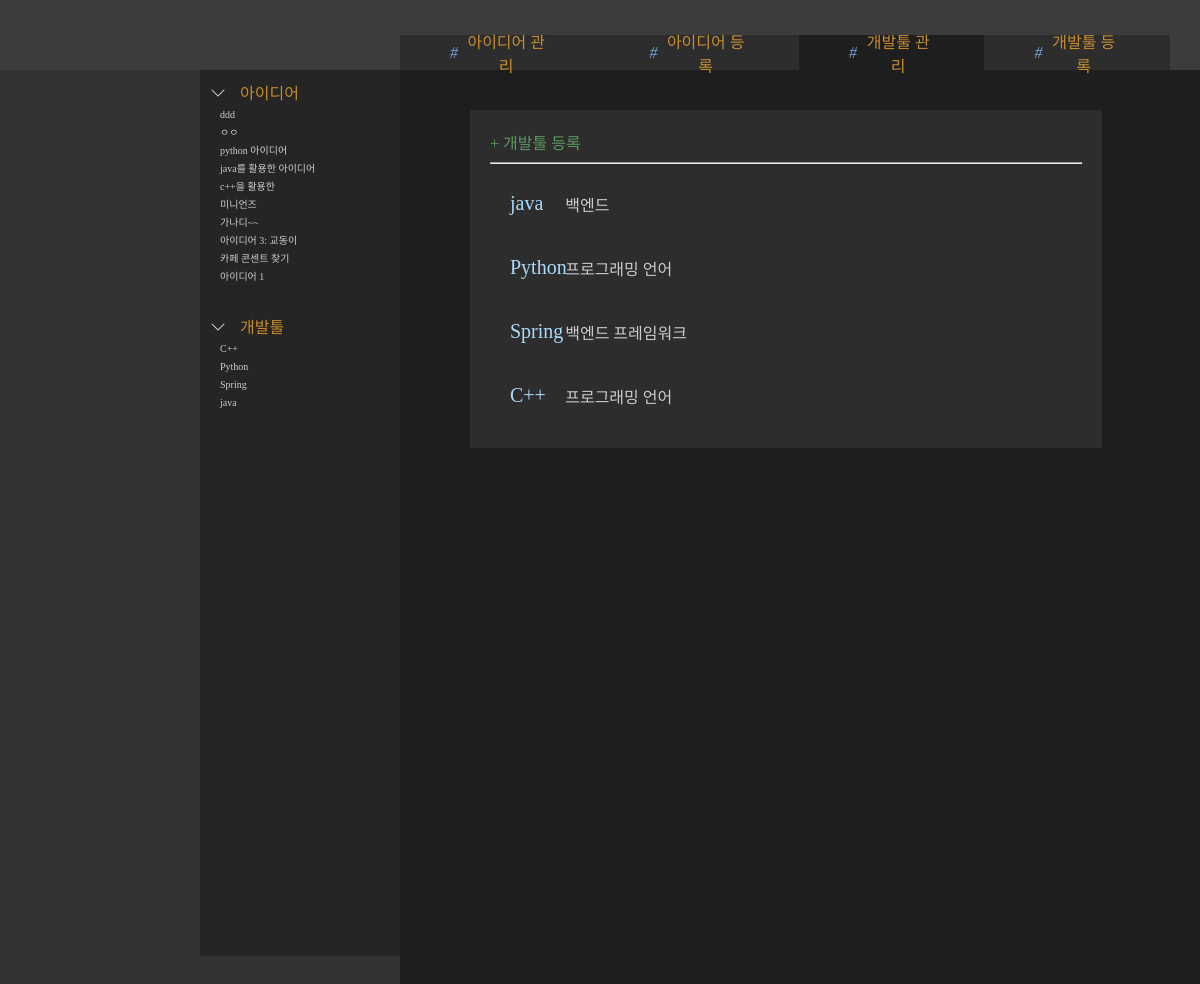
Screenshot of /devtools/ with the database file from the repository.
### ideaapp/models.py (models this page shows, shortened)
class Idea(models.Model):
    title = models.CharField(max_length=100)
    image = models.ImageField(upload_to="ideas/", blank=True, null=True)
    content = models.TextField()
    interest = models.IntegerField(default=0)
    devtool = models.ForeignKey( #하나의 아이디어는 하나 이상의 개발툴을 가진다.
        DevTool,
        on_delete=models.PROTECT, #이 개발툴을 사용하는 아이디어가 잇으면, 개발툴을 삭제하지 못함
        related_name="ideas"  #나중에 개발툴 상세페이지에서 해당 개발툴을 사용하는 아이디어를 불러올 수 잇음
    )
    created_at = models.DateTimeField(auto_now_add=True)

class DevTool(models.Model):
    name = models.CharField(max_length=50, unique=True)
    kind = models.CharField(max_length=50)
    content = models.TextField(blank=True)

### ideaapp/views.py (the view)
# urls.py: path("devtools/", views.devtool_list, name="devtool_list"),
def devtool_list(request):
    devtools = DevTool.objects.all()
    return render(request, "ideaapp/devtool_list.html", {"devtools": devtools})

### ideaapp/context_processors.py (called while the page is built)
def sidebar_lists(request):
    return {
        "sidebar_ideas": Idea.objects.order_by("-created_at")[:20],  # 최근 20개
        "sidebar_devtools": DevTool.objects.order_by("name")[:50],   # 이름순 50개
    }

### ideaapp/templates/ideaapp/devtool_list.html (shortened to what this page needs)
{% extends "ideaapp/base.html" %}
{% load static %}
{%block add_css %}
    <link rel="stylesheet" href="{% static 'ideaapp/devtool_list.css' %}">
{% endblock %}
{% block itembox %}
<ul class = "container">
<div class="create_btn">
  <a href="{% url 'ideaapp:devtool_create' %}">+ 개발툴 등록</a>
</div>
<hr>
  {% for d in devtools %}
    <li class = "item">
      <a href="{% url 'ideaapp:devtool_detail' d.pk %}" class = "title">
        {{ d.name }}
      </a> <span class = "kind">{{ d.kind }}</span>
    </li>
  {% empty %}
    <li>개발툴이 없습니다.</li>
  {% endfor %}
</ul>
{% endblock %}

### ideaapp/templates/ideaapp/base.html (shortened to what this page needs)
<!DOCTYPE html>
<html lang="ko">
    <head>
        {% load static %}
    <link rel="stylesheet" href="{% static 'ideaapp/reset.css' %}">
    <link rel="stylesheet" href="{% static 'ideaapp/style.css' %}">
    <link href="https://cdn.jsdelivr.net/npm/bootstrap-icons@1.11.3/font/bootstrap-icons.css" rel="stylesheet">
    {%block add_css %}{%endblock%}
</head>
<body>
    <div class="layout">
        <nav class = "navbar">
            <div class="logo">
                <a href="{% url 'ideaapp:idea_list' %}"></a>
            </div>
            <div class="a_box">
                <a href="{% url 'ideaapp:idea_list' %}"class = "idea_list"><span class = "italic">#   </span> 아이디어 관리</a>
                <a href="{% url 'ideaapp:idea_create' %}" class = "idea_form"><span class = "italic">#   </span> 아이디어 등록</a>
                <a href="{% url 'ideaapp:devtool_list' %}" class = "devtool_list"><span class = "italic">#   </span> 개발툴 관리</a>
                <a href="{% url 'ideaapp:devtool_create' %}" class = "devtool_form"><span class = "italic">#   </span> 개발툴 등록</a>
            </div>
        </nav>
        <aside class="sidebar">
            <ul class="sidebar-devtool">
                <p class="sidebar-title">
                    <i class="bi bi-chevron-down"></i>아이디어
                </p>
                {% for idea in sidebar_ideas %}
                <li>
                    <a href="{% url 'ideaapp:idea_detail' idea.pk %}">{{ idea.title }}</a>
                </li>
                {% endfor %}
            </ul>
            <ul class="sidebar-devtool">
                <p class="sidebar-title">
                    <i class="bi bi-chevron-down"></i>개발툴
                </p>
                {% for d in sidebar_devtools %}
                <li>
                    <a href="{% url 'ideaapp:devtool_detail' d.pk %}">{{ d.name }}</a>
                </li>
                {% endfor %}
            </ul>
        </aside>
        <main class="content">
            <div class="itembox">
                {% block itembox %}base itembox  {% endblock %}
            </div>
        </main>
    </div>
</body>
</html>

### ideaapp/static/ideaapp/style.css (style rules this page uses)
body { margin: 0; background-color: beige; }
.layout { display: flex; padding-top: 70px; min-height: 100vh; background-color: #333333; }
.navbar { background-color: #3c3c3c; position: fixed; top: 0; left: 0; width: 100%; height: 70px; z-index: 1000; display: flex; text-align: center; }
.logo { padding: 0px 60px; background-image: url(https://code.visualstudio.com/assets/updates/1_35/logo-stable.png); background-size: 50px 50px; background-repeat: no-repeat; width: 14px; height: 90%; margin-left: 230px; margin-top:10px; }
.a_box { margin:auto 30px; margin-left: 36px; margin-top: 35px ; margin-bottom: 0; background-color:#2d2d2d ; display:flex; align-items: center; }
.idea_list, .idea_form, .devtool_list, .devtool_form { display:flex; align-items: center; }
.navbar a { text-decoration:none ; color:inherit; color:#c68d30; padding: 0 50px; height: 100%; }
.italic { font-style: italic; color:#75a0d8; padding-right: 5px; }
.sidebar { background-color: #252526; flex: 0 0 150px; width: 7%; padding: 10px; margin: 30px 30px; margin-top: 0px; margin-left: 200px; margin-right: 0; padding-right: 40px; position: sticky; top: 130px; height: calc(100vh - -66px); }
.sidebar-idea, .sidebar-devtool { margin-bottom: 30px; color:#c68b2b; }
.sidebar-idea, .sidebar-devtool { list-style: none; }
.sidebar-idea li, .sidebar-devtool li { padding-left: 10px; color:#cccccc; }
.sidebar-idea a, .sidebar-devtool a { text-decoration: none; color: inherit; font-size: 10px; }
.bi-chevron-down { color:#cccccc; padding-right: 7px; margin-right: 7px; }
.content { background-color: #1e1e1e; flex: 1; min-width: 0; padding: 20px; padding-left: 0px; }
.itembox { margin: 20px; }

### ideaapp/static/ideaapp/devtool_list.css (style rules this page uses)
.devtool_list { background-color: #1e1e1e; }
.create_btn a { text-decoration: none; color:inherit; color:#5b985d; }
.container { background-color: #2d2d2d; width:80%; margin-left: 50px; padding: 20px; }
.item { list-style: none; display:flex; padding:20px; }
.title { text-decoration: none; color:inherit; color:#aadafa; width:10%; font-size: 20px; }
.kind { color:#cccccc; }

### rows the page displays
Idea: title "ddd"
Idea: title "ㅇㅇ"
Idea: title "python 아이디어"
Idea: title "java를 활용한 아이디어"
Idea: title "c++을 활용한"
Idea: title "미니언즈"
Idea: title "가나디~~"
Idea: title "아이디어 3: 교동이"
Idea: title "카페 콘센트 찾기"
Idea: title "아이디어 1"
DevTool: name "C++", kind "프로그래밍 언어"
DevTool: name "Python", kind "프로그래밍 언어"
DevTool: name "Spring", kind "백엔드 프레임워크"
DevTool: name "java", kind "백엔드"
